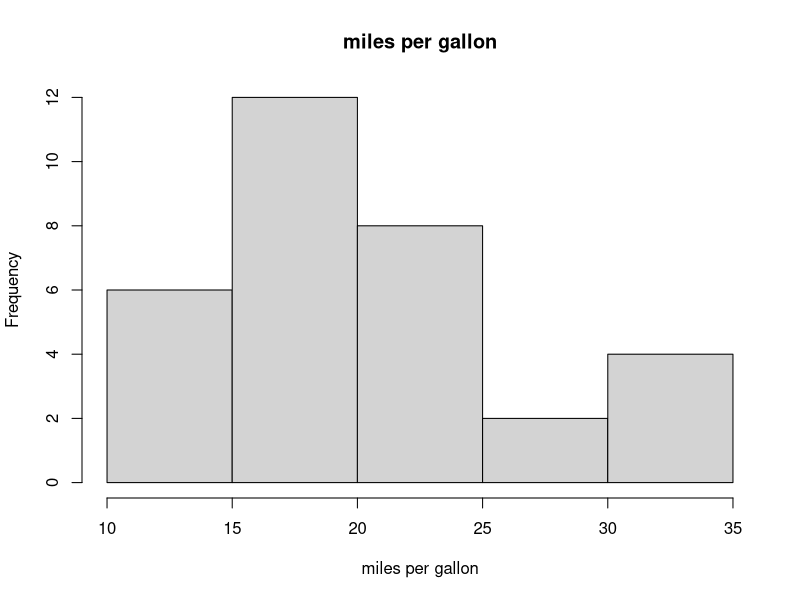
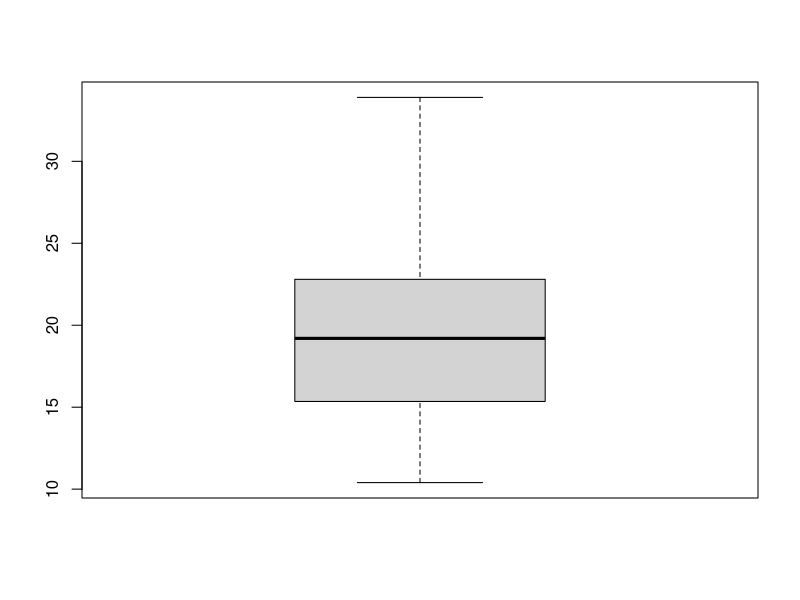

Source code (R) for these figures, in order:
## ---- chunk 1
knitr::opts_chunk$set(echo = TRUE)
## ---- chunk 2
head(mtcars,6)
## ---- chunk 3
library(psych)
as.data.frame(psych::describe(mtcars[,c("hp","mpg","qsec")]))
## ---- chunk 4
table(mtcars$carb)
## ---- chunk 5
hist(mtcars$mpg,xlab="miles per gallon", main="miles per gallon")
## ---- chunk 6
boxplot(mtcars$mpg, outline = T, notch = F)
